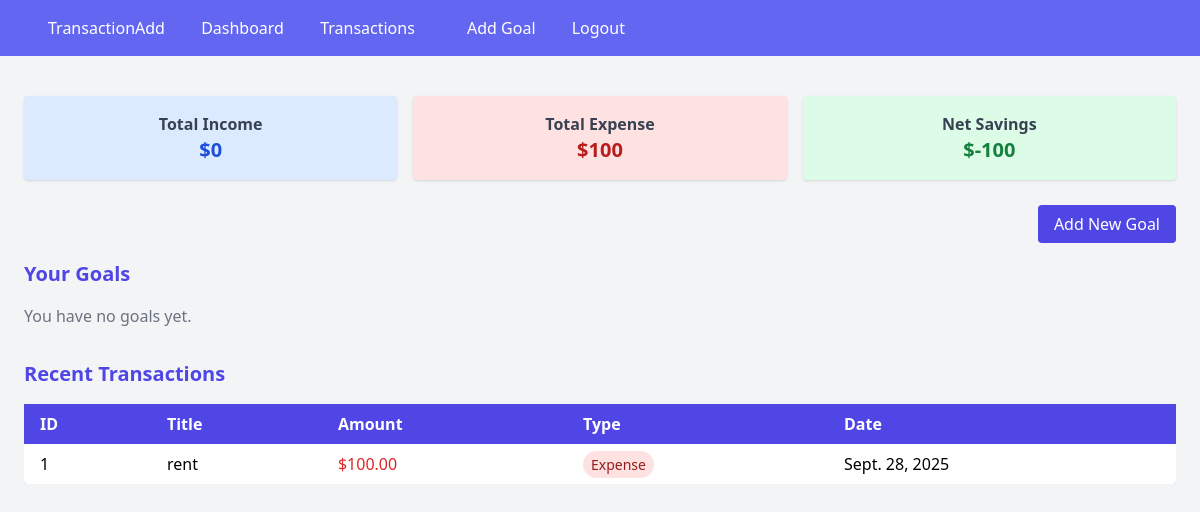
The app's page /finance/dashboard (signed in), older data.
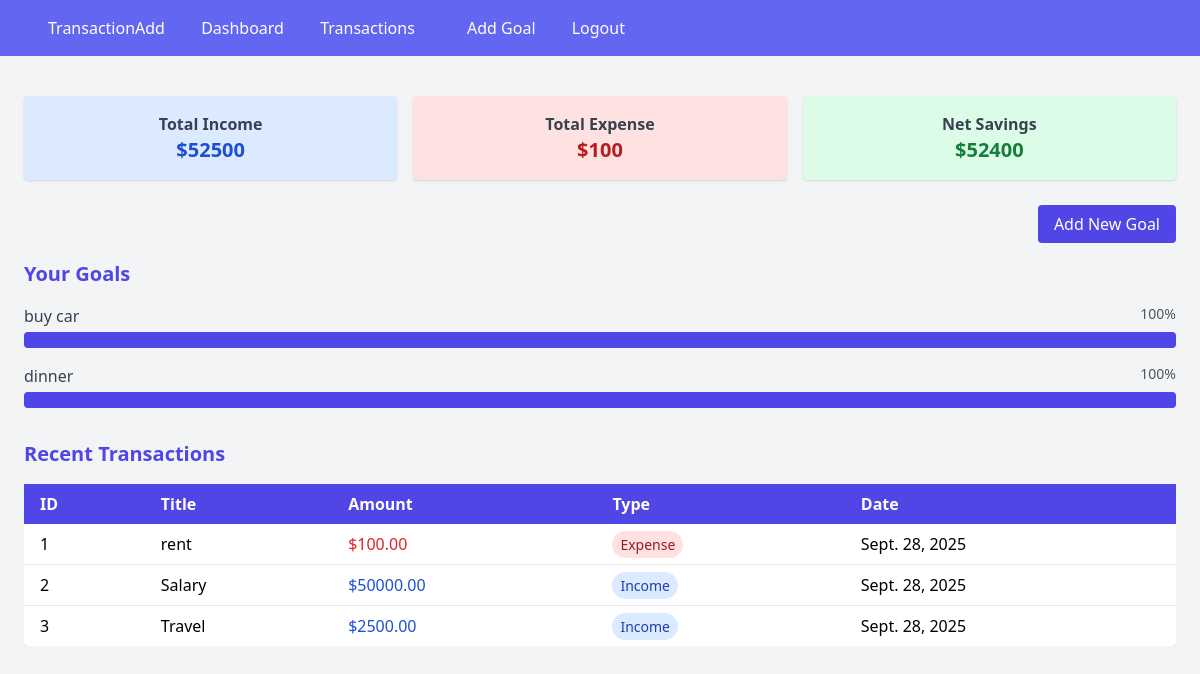
The same page, newer data.
### finance/models.py (models this page shows, shortened)
class Transaction(models.Model):
    Transaction_Types = [
        ('Income', 'Income'),
        ('Expense', 'Expense')
    ]
    user = models.ForeignKey(User, on_delete=models.CASCADE)
    title = models.CharField(max_length=250)
    amount = models.DecimalField(max_digits=10, decimal_places=2)
    transaction_type = models.CharField(max_length=10, choices=Transaction_Types)
    date = models.DateField()
    category = models.CharField(max_length=100)

class Goal(models.Model):
    user = models.ForeignKey(User, on_delete=models.CASCADE)
    name = models.CharField(max_length=200)
    target_amount = models.DecimalField(max_digits=10, decimal_places=2)
    current_amount = models.DecimalField(max_digits=10, decimal_places=2, default=0)
    deadline = models.DateField()

### finance/views.py (the view)
# urls.py: path('dashboard', DashboardView.as_view(), name="dashboard"),
class DashboardView(LoginRequiredMixin,View):
    def get(self,request, *args, **kwargs):
        transactions = Transaction.objects.filter(user=request.user)
        goals = Goal.objects.filter(user=request.user)
        total_income = Transaction.objects.filter(user=request.user, transaction_type='Income')\
                .aggregate(Sum('amount'))['amount__sum'] or 0
        total_expense = Transaction.objects.filter(user=request.user, transaction_type='Expense')\
                .aggregate(Sum('amount'))['amount__sum'] or 0
        net_saving = total_income - total_expense
        remaining_saving = net_saving
        goal_progress = []
        for goal in goals:
            if remaining_saving >= goal.target_amount:
                goal_progress.append({'goal':goal, 'progress':100})
                remaining_saving -= goal.target_amount
            elif remaining_saving > 0:
                progress = (remaining_saving / goal.target_amount) * 100
                goal_progress.append({'goal':goal, 'progress':progress})
                remaining_saving = 0
            else:
                goal_progress.append({'goal':goal, 'progress':0})
        context = {
            'transactions':transactions,
            'total_income':total_income,
            'total_expense':total_expense,
            'net_saving':net_saving,
            'goal_progress':goal_progress
        }
        return render(request, 'finance/dashboard.html', context)

### finance/templates/finance/dashboard.html (shortened to what this page needs)
{% extends "finance/base.html" %}
{% block content %}
<div class="max-w-6xl mx-auto mt-10">
  <div class="grid grid-cols-1 md:grid-cols-3 gap-4 mb-8">
    <div class="bg-blue-100 p-4 rounded shadow text-center">
      <h2 class="text-gray-700 font-semibold">Total Income</h2>
      <p class="text-xl font-bold text-blue-700">${{ total_income }}</p>
    </div>
    <div class="bg-red-100 p-4 rounded shadow text-center">
      <h2 class="text-gray-700 font-semibold">Total Expense</h2>
      <p class="text-xl font-bold text-red-700">${{ total_expense }}</p>
    </div>
    <div class="bg-green-100 p-4 rounded shadow text-center">
      <h2 class="text-gray-700 font-semibold">Net Savings</h2>
      <p class="text-xl font-bold text-green-700">${{ net_saving }}</p>
    </div>
  </div>
  <div class="mb-6 text-right">
    <a href="{% url 'add-goal' %}"
       class="bg-indigo-600 text-white px-4 py-2 rounded hover:bg-indigo-700 transition">
       Add New Goal
    </a>
  </div>
  <div>
    <h2 class="text-xl font-bold mb-4 text-indigo-600">Your Goals</h2>
    {% if goal_progress %}
      {% for g in goal_progress %}
      <div class="mb-4">
        <div class="flex justify-between mb-1">
          <span class="font-medium text-gray-700">{{ g.goal.name }}</span>
          <span class="text-sm text-gray-600">{{ g.progress|floatformat:0 }}%</span>
        </div>
        <div class="w-full bg-gray-200 rounded h-4">
          <div class="bg-indigo-600 h-4 rounded"></div>
        </div>
      </div>
      {% endfor %}
    {% else %}
      <p class="text-gray-500">You have no goals yet.</p>
    {% endif %}
  </div>
  <div class="mt-8">
    <h2 class="text-xl font-bold mb-4 text-indigo-600">Recent Transactions</h2>
    <div class="overflow-x-auto">
      <table class="min-w-full bg-white rounded shadow">
        <thead class="bg-indigo-600 text-white">
          <tr>
            <th class="px-4 py-2 text-left">ID</th>
            <th class="px-4 py-2 text-left">Title</th>
            <th class="px-4 py-2 text-left">Amount</th>
            <th class="px-4 py-2 text-left">Type</th>
            <th class="px-4 py-2 text-left">Date</th>
          </tr>
        </thead>
        <tbody class="divide-y divide-gray-200">
          {% for t in transactions %}
          <tr class="hover:bg-gray-100">
            <td class="px-4 py-2">{{ t.id }}</td>
            <td class="px-4 py-2">{{ t.title }}</td>
            <td class="px-4 py-2 {% if t.transaction_type == 'Income' %}text-blue-700{% else %}text-red-600{% endif %}">
              ${{ t.amount }}
            </td>
            <td class="px-4 py-2">
              <span class="px-2 py-1 rounded-full text-sm {% if t.transaction_type == 'Income' %}bg-blue-100 text-blue-800{% else %}bg-red-100 text-red-800{% endif %}">
                {{ t.transaction_type }}
              </span>
            </td>
            <td class="px-4 py-2">{{ t.date }}</td>
          </tr>
          {% empty %}
          <tr>
            <td colspan="5" class="px-4 py-2 text-center text-gray-500">No transactions found.</td>
          </tr>
          {% endfor %}
        </tbody>
      </table>
    </div>
  </div>
</div>
{% endblock content %}

### finance/templates/finance/base.html (shortened to what this page needs)
<!DOCTYPE html>
<html lang="en">
<head>
  <script src="https://cdn.tailwindcss.com"></script>
</head>
<body class="bg-gray-100">
    <nav class="bg-indigo-500 p-4 text-white">
        {% if user.is_authenticated %}
        <a href="{% url 'transaction-add' %}" class="mx-8">TransactionAdd</a>
        <a href="{% url 'dashboard' %}">Dashboard</a>
        <a href="{% url 'transaction-list' %}"class="mx-8">Transactions</a>
        <a href="{% url 'add-goal' %}"class="mx-4">Add Goal</a>
        <form id="logout-form" action="{% url 'logout' %}"
        method="POST" style="display: inline;">
        <a href="#" onclick="document.getElementById('logout-form').submit();" class="ml-4">Logout</a>
        </form>
        {% else %}
        <a href="{% url 'login' %}" class="ml-4">Login</a>
        <a href="{% url 'register' %}" class="ml-4">Register</a>
        {% endif %}
    </nav>
{% block content %}{% endblock content%}
</body>
</html>

Row changes from the older to the newer data that the page shows:
added Goal: goal.name "buy car", progress "100"
added Goal: goal.name "dinner", progress "100"
added Transaction: id "2", title "Salary", amount "50000.00", transaction_type "Income", date "Sept. 28, 2025"
added Transaction: id "3", title "Travel", amount "2500.00", transaction_type "Income", date "Sept. 28, 2025"
Text that changed along with them:
{{ total_income }}: "0" → "52500"
{{ net_saving }}: "-100" → "52400"
text no longer shown: "You have no goals yet."
